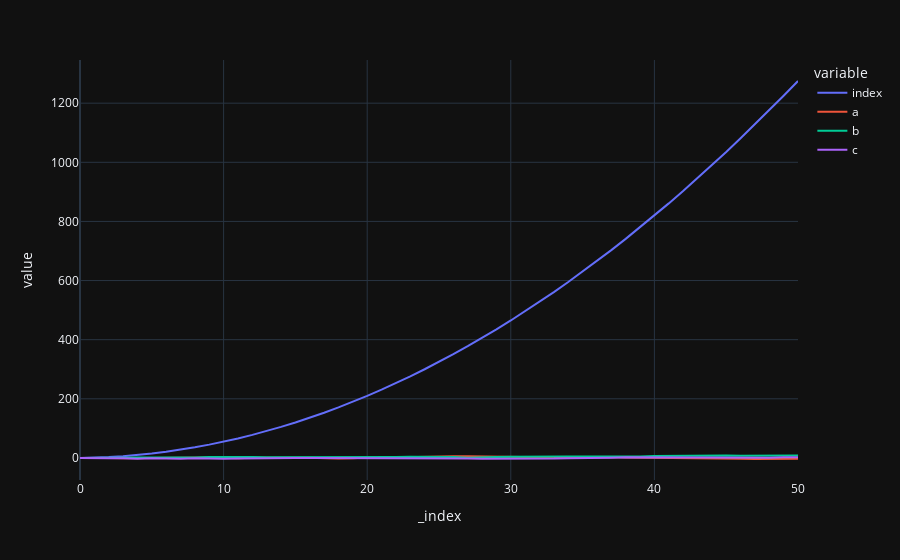
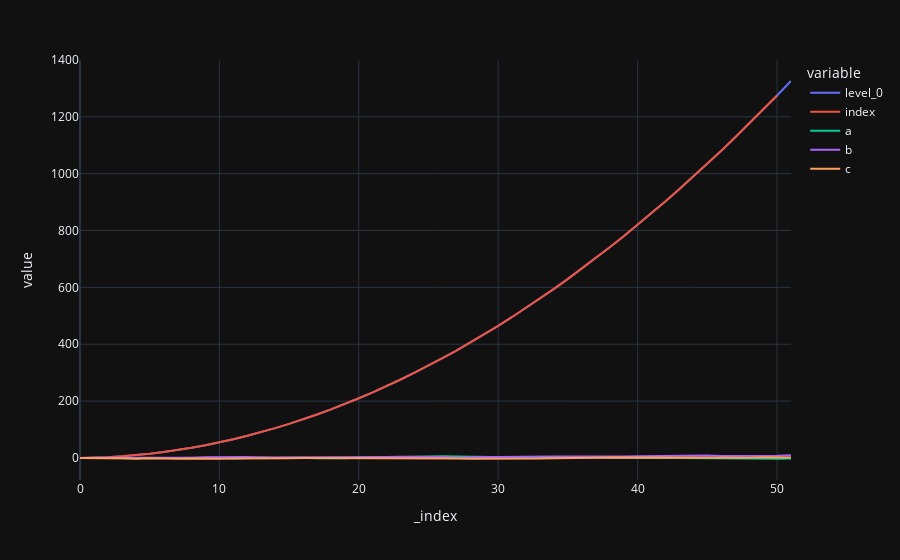

Notebook code for these charts, in order:
### Code cell
import pandas as pd
import numpy as np
import plotly.express as px
import plotly.graph_objects as go
from jupyter_dash import JupyterDash
import dash_core_components as dcc
import dash_html_components as html
from dash.dependencies import Input, Output

# code and plot setup
# settings
pd.options.plotting.backend = "plotly"

# sample dataframe of a wide format
np.random.seed(4); cols = list('abc')
X = np.random.randn(50,len(cols))  
df=pd.DataFrame(X, columns=cols)
df.iloc[0]=0;

# plotly figure
fig = df.plot(template = 'plotly_dark')

app = JupyterDash(__name__)
app.layout = html.Div([
    html.H1("Random datastream"),
            dcc.Interval(
            id='interval-component',
            interval=1*1000, # in milliseconds
            n_intervals=0
        ),
    dcc.Graph(id='graph'),
])

# Define callback to update graph
@app.callback(
    Output('graph', 'figure'),
    [Input('interval-component', "n_intervals")]
)
def streamFig(value):
    
    global df
    
    Y = np.random.randn(1,len(cols))  
    df2 = pd.DataFrame(Y, columns = cols)
    df = df.append(df2, ignore_index=True).reset_index()
    df.tail()
    df3=df.copy()
    df3 = df3.cumsum()
    fig = df3.plot(template = 'plotly_dark')
    fig.show()
    return(fig)

app.run_server(mode='external', port = 8090, dev_tools_ui=True, debug=True,
              dev_tools_hot_reload =True, threaded=True)

### Figure 1 — Plotly figure (JSON) as saved in the notebook; plotly's stock layout.template omitted (floating-point values rounded to 4 significant figures)
{"data": [{"hovertemplate": "variable=index<br>_index=%{x}<br>value=%{y}<extra></extra>", "legendgroup": "index", "line": {"color": "#636efa", "dash": "solid"}, "marker": {"symbol": "circle"}, "mode": "lines", "name": "index", "orientation": "v", "showlegend": true, "type": "scatter", "x": [0, 1, 2, 3, 4, 5, 6, 7, 8, 9, 10, 11, 12, 13, 14, 15, 16, 17, 18, 19, 20, 21, 22, 23, 24, 25, 26, 27, 28, 29, 30, 31, 32, 33, 34, 35, 36, 37, 38, 39, 40, 41, 42, 43, 44, 45, 46, 47, 48, 49, 50], "xaxis": "x", "y": [0, 1, 3, 6, 10, 15, 21, 28, 36, 45, 55, 66, 78, 91, 105, 120, 136, 153, 171, 190, 210, 231, 253, 276, 300, 325, 351, 378, 406, 435, 465, 496, 528, 561, 595, 630, 666, 703, 741, 780, 820, 861, 903, 946, 990, 1035, 1081, 1128, 1176, 1225, 1275], "yaxis": "y"}, {"hovertemplate": "variable=a<br>_index=%{x}<br>value=%{y}<extra></extra>", "legendgroup": "a", "line": {"color": "#EF553B", "dash": "solid"}, "marker": {"symbol": "circle"}, "mode": "lines", "name": "a", "orientation": "v", "showlegend": true, "type": "scatter", "x": [0, 1, 2, 3, 4, 5, 6, 7, 8, 9, 10, 11, 12, 13, 14, 15, 16, 17, 18, 19, 20, 21, 22, 23, 24, 25, 26, 27, 28, 29, 30, 31, 32, 33, 34, 35, 36, 37, 38, 39, 40, 41, 42, 43, 44, 45, 46, 47, 48, 49, 50], "xaxis": "x", "y": [0, 0.6936, 0.04589, -1.102, -0.6765, -0.3255, 0.3978, 0.4523, 2.676, 1.563, 0.9116, -1.446, 0.6414, 1.438, 0.09043, 0.8925, 0.6958, -1.145, -1.924, -1.368, 1.109, 0.3767, 1.648, 3.639, 5.018, 5.038, 5.972, 5.444, 4.369, 2.826, 2.874, 2.5, 2.004, 2.285, 2.9, 2.693, 2.774, 3.2, 1.783, 1.332, 1.74, 0.5073, 1.181, -0.7849, -1.992, -1.811, -2.488, -3.593, -3.554, -2.904, -2.79], "yaxis": "y"}, {"hovertemplate": "variable=b<br>_index=%{x}<br>value=%{y}<extra></extra>", "legendgroup": "b", "line": {"color": "#00cc96", "dash": "solid"}, "marker": {"symbol": "circle"}, "mode": "lines", "name": "b", "orientation": "v", "showlegend": true, "type": "scatter", "x": [0, 1, 2, 3, 4, 5, 6, 7, 8, 9, 10, 11, 12, 13, 14, 15, 16, 17, 18, 19, 20, 21, 22, 23, 24, 25, 26, 27, 28, 29, 30, 31, 32, 33, 34, 35, 36, 37, 38, 39, 40, 41, 42, 43, 44, 45, 46, 47, 48, 49, 50], "xaxis": "x", "y": [0, -0.4183, 0.1803, 0.7989, 1.131, 0.5243, 0.5704, 0.7303, 1.125, 2.76, 3.303, 2.197, 3.112, 1.968, 1.959, 1.656, 2.492, 2.53, 2.709, 3.219, 3.572, 3.869, 3.221, 4.385, 4.331, 3.425, 3.079, 0.6994, 2.722, 3.593, 3.781, 4.736, 4.565, 5.303, 5.176, 5.206, 4.966, 3.283, 4.163, 4.776, 6.509, 7.227, 8.253, 9.294, 8.126, 8.429, 7.304, 7.013, 6.532, 7.933, 8.145], "yaxis": "y"}, {"hovertemplate": "variable=c<br>_index=%{x}<br>value=%{y}<extra></extra>", "legendgroup": "c", "line": {"color": "#ab63fa", "dash": "solid"}, "marker": {"symbol": "circle"}, "mode": "lines", "name": "c", "orientation": "v", "showlegend": true, "type": "scatter", "x": [0, 1, 2, 3, 4, 5, 6, 7, 8, 9, 10, 11, 12, 13, 14, 15, 16, 17, 18, 19, 20, 21, 22, 23, 24, 25, 26, 27, 28, 29, 30, 31, 32, 33, 34, 35, 36, 37, 38, 39, 40, 41, 42, 43, 44, 45, 46, 47, 48, 49, 50], "xaxis": "x", "y": [0, -1.585, -1.252, -1.34, -2.497, -0.9502, -1.933, -3.142, -1.45, -2.811, -2.763, -1.925, -2.201, -1.691, -1.822, -0.6198, 0.1668, 0.2027, -1.253, -0.9524, -0.8849, -1.847, -1.688, -1.446, -0.6503, -0.2201, -1.317, -1.925, -2.49, -2.665, -2.456, -1.932, -2.877, -2.226, -0.6471, -0.9833, 1.049, 0.615, 1.99, 1.779, 1.43, 1.947, 1.265, 0.8567, 1.985, 2.835, 1.983, 1.092, 1.012, 2.568, 2.059], "yaxis": "y"}], "layout": {"legend": {"title": {"text": "variable"}, "tracegroupgap": 0}, "margin": {"t": 60}, "xaxis": {"anchor": "y", "domain": [0, 1], "title": {"text": "_index"}}, "yaxis": {"anchor": "x", "domain": [0, 1], "title": {"text": "value"}}}}

### Figure 2 — Plotly figure (JSON) as saved in the notebook; plotly's stock layout.template omitted (floating-point values rounded to 4 significant figures)
{"data": [{"hovertemplate": "variable=level_0<br>_index=%{x}<br>value=%{y}<extra></extra>", "legendgroup": "level_0", "line": {"color": "#636efa", "dash": "solid"}, "marker": {"symbol": "circle"}, "mode": "lines", "name": "level_0", "orientation": "v", "showlegend": true, "type": "scatter", "x": [0, 1, 2, 3, 4, 5, 6, 7, 8, 9, 10, 11, 12, 13, 14, 15, 16, 17, 18, 19, 20, 21, 22, 23, 24, 25, 26, 27, 28, 29, 30, 31, 32, 33, 34, 35, 36, 37, 38, 39, 40, 41, 42, 43, 44, 45, 46, 47, 48, 49, 50, 51], "xaxis": "x", "y": [0, 1, 3, 6, 10, 15, 21, 28, 36, 45, 55, 66, 78, 91, 105, 120, 136, 153, 171, 190, 210, 231, 253, 276, 300, 325, 351, 378, 406, 435, 465, 496, 528, 561, 595, 630, 666, 703, 741, 780, 820, 861, 903, 946, 990, 1035, 1081, 1128, 1176, 1225, 1275, 1326], "yaxis": "y"}, {"hovertemplate": "variable=index<br>_index=%{x}<br>value=%{y}<extra></extra>", "legendgroup": "index", "line": {"color": "#EF553B", "dash": "solid"}, "marker": {"symbol": "circle"}, "mode": "lines", "name": "index", "orientation": "v", "showlegend": true, "type": "scatter", "x": [0, 1, 2, 3, 4, 5, 6, 7, 8, 9, 10, 11, 12, 13, 14, 15, 16, 17, 18, 19, 20, 21, 22, 23, 24, 25, 26, 27, 28, 29, 30, 31, 32, 33, 34, 35, 36, 37, 38, 39, 40, 41, 42, 43, 44, 45, 46, 47, 48, 49, 50, 51], "xaxis": "x", "y": [0, 1, 3, 6, 10, 15, 21, 28, 36, 45, 55, 66, 78, 91, 105, 120, 136, 153, 171, 190, 210, 231, 253, 276, 300, 325, 351, 378, 406, 435, 465, 496, 528, 561, 595, 630, 666, 703, 741, 780, 820, 861, 903, 946, 990, 1035, 1081, 1128, 1176, 1225, 1275, null], "yaxis": "y"}, {"hovertemplate": "variable=a<br>_index=%{x}<br>value=%{y}<extra></extra>", "legendgroup": "a", "line": {"color": "#00cc96", "dash": "solid"}, "marker": {"symbol": "circle"}, "mode": "lines", "name": "a", "orientation": "v", "showlegend": true, "type": "scatter", "x": [0, 1, 2, 3, 4, 5, 6, 7, 8, 9, 10, 11, 12, 13, 14, 15, 16, 17, 18, 19, 20, 21, 22, 23, 24, 25, 26, 27, 28, 29, 30, 31, 32, 33, 34, 35, 36, 37, 38, 39, 40, 41, 42, 43, 44, 45, 46, 47, 48, 49, 50, 51], "xaxis": "x", "y": [0, 0.6936, 0.04589, -1.102, -0.6765, -0.3255, 0.3978, 0.4523, 2.676, 1.563, 0.9116, -1.446, 0.6414, 1.438, 0.09043, 0.8925, 0.6958, -1.145, -1.924, -1.368, 1.109, 0.3767, 1.648, 3.639, 5.018, 5.038, 5.972, 5.444, 4.369, 2.826, 2.874, 2.5, 2.004, 2.285, 2.9, 2.693, 2.774, 3.2, 1.783, 1.332, 1.74, 0.5073, 1.181, -0.7849, -1.992, -1.811, -2.488, -3.593, -3.554, -2.904, -2.79, -1.784], "yaxis": "y"}, {"hovertemplate": "variable=b<br>_index=%{x}<br>value=%{y}<extra></extra>", "legendgroup": "b", "line": {"color": "#ab63fa", "dash": "solid"}, "marker": {"symbol": "circle"}, "mode": "lines", "name": "b", "orientation": "v", "showlegend": true, "type": "scatter", "x": [0, 1, 2, 3, 4, 5, 6, 7, 8, 9, 10, 11, 12, 13, 14, 15, 16, 17, 18, 19, 20, 21, 22, 23, 24, 25, 26, 27, 28, 29, 30, 31, 32, 33, 34, 35, 36, 37, 38, 39, 40, 41, 42, 43, 44, 45, 46, 47, 48, 49, 50, 51], "xaxis": "x", "y": [0, -0.4183, 0.1803, 0.7989, 1.131, 0.5243, 0.5704, 0.7303, 1.125, 2.76, 3.303, 2.197, 3.112, 1.968, 1.959, 1.656, 2.492, 2.53, 2.709, 3.219, 3.572, 3.869, 3.221, 4.385, 4.331, 3.425, 3.079, 0.6994, 2.722, 3.593, 3.781, 4.736, 4.565, 5.303, 5.176, 5.206, 4.966, 3.283, 4.163, 4.776, 6.509, 7.227, 8.253, 9.294, 8.126, 8.429, 7.304, 7.013, 6.532, 7.933, 8.145, 9.677], "yaxis": "y"}, {"hovertemplate": "variable=c<br>_index=%{x}<br>value=%{y}<extra></extra>", "legendgroup": "c", "line": {"color": "#FFA15A", "dash": "solid"}, "marker": {"symbol": "circle"}, "mode": "lines", "name": "c", "orientation": "v", "showlegend": true, "type": "scatter", "x": [0, 1, 2, 3, 4, 5, 6, 7, 8, 9, 10, 11, 12, 13, 14, 15, 16, 17, 18, 19, 20, 21, 22, 23, 24, 25, 26, 27, 28, 29, 30, 31, 32, 33, 34, 35, 36, 37, 38, 39, 40, 41, 42, 43, 44, 45, 46, 47, 48, 49, 50, 51], "xaxis": "x", "y": [0, -1.585, -1.252, -1.34, -2.497, -0.9502, -1.933, -3.142, -1.45, -2.811, -2.763, -1.925, -2.201, -1.691, -1.822, -0.6198, 0.1668, 0.2027, -1.253, -0.9524, -0.8849, -1.847, -1.688, -1.446, -0.6503, -0.2201, -1.317, -1.925, -2.49, -2.665, -2.456, -1.932, -2.877, -2.226, -0.6471, -0.9833, 1.049, 0.615, 1.99, 1.779, 1.43, 1.947, 1.265, 0.8567, 1.985, 2.835, 1.983, 1.092, 1.012, 2.568, 2.059, 1.466], "yaxis": "y"}], "layout": {"legend": {"title": {"text": "variable"}, "tracegroupgap": 0}, "margin": {"t": 60}, "xaxis": {"anchor": "y", "domain": [0, 1], "title": {"text": "_index"}}, "yaxis": {"anchor": "x", "domain": [0, 1], "title": {"text": "value"}}}}
